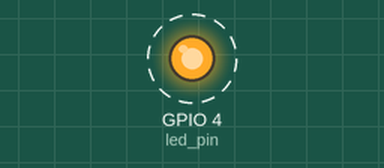
A program run on a simulated Raspberry Pi (BCM pin numbers). Shown: output pins drawn as LEDs (lit = HIGH). Dashed ring = blinking. Threads take turns every 2 ms; what the program prints to the terminal is not drawn.

Above: at 0.2 s.
Timing chart, 0 to 3.0 s (numbered marks = the images above):
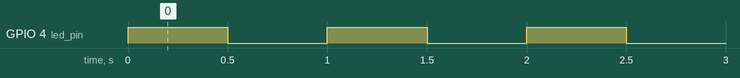

Measured:
- by itself, GPIO 4 (led_pin): alternates HIGH for 0.50 s and LOW for 0.50 s

The program:

Tread_create_3.py
```python
import RPi.GPIO as GPIO
import time
import threading

def blink_led():
    led_pin = 4  # GPIO 핀 번호

    GPIO.setmode(GPIO.BCM)
    GPIO.setup(led_pin, GPIO.OUT)

    while True:
        GPIO.output(led_pin, GPIO.HIGH)
        time.sleep(0.5)
        GPIO.output(led_pin, GPIO.LOW)
        time.sleep(0.5)

GPIO.setwarnings(False)
GPIO.cleanup()

# 쓰레딩으로 LED 깜빡임 함수 실행
thread = threading.Thread(target=blink_led)
thread.start()

while True:
    print("main")
    time.sleep(1)
```
